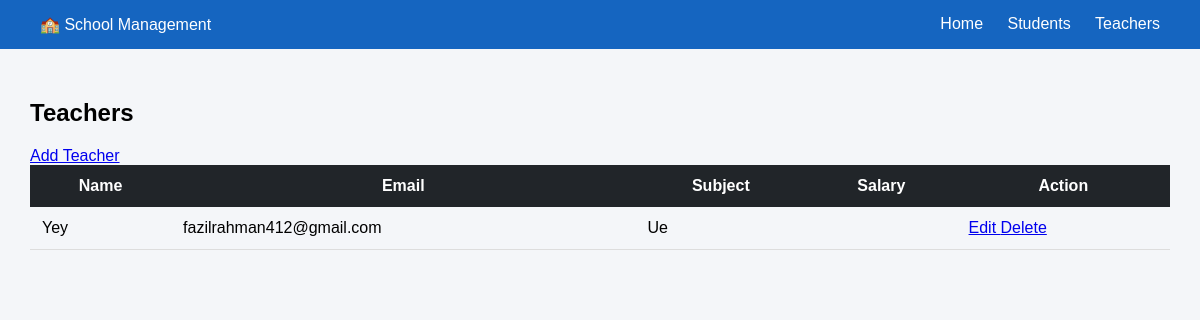
The page /teacher-list/ on the database its author committed.
### student/models.py (models this page shows, shortened)
class Teacher(models.Model):
    name = models.CharField(max_length=100)
    subject = models.CharField(max_length=100)
    email = models.EmailField()

### student/views.py (the view)
class TeacherListView(ListView):
    model = Teacher
    template_name = 'teacher_list.html'
    context_object_name = 'teachers'

### SProject/Student_App/templates/teacher_list.html
{% extends 'base.html' %}
{% block content %}
<h2>Teachers</h2>
<a href="{% url 'teacher_add' %}">
    Add Teacher
</a>
<table>
<tr>
    <th>Name</th>
    <th>Email</th>
    <th>Subject</th>
    <th>Salary</th>
    <th>Action</th>
</tr>
{% for teacher in teachers %}
<tr>
    <td>{{ teacher.name }}</td>
    <td>{{ teacher.email }}</td>
    <td>{{ teacher.subject }}</td>
    <td>{{ teacher.salary }}</td>
    <td>
        <a href="{% url 'teacher_edit' teacher.id %}">
            Edit
        </a>
        <a href="{% url 'teacher_delete' teacher.id %}">
            Delete
        </a>
    </td>
</tr>
{% endfor %}
</table>
{% endblock %}

### student/static/css/style.css (style rules this page uses)
body { margin:0;background:#f4f6f9;font-family:Arial,sans-serif; }
table { width:100%;border-collapse:collapse; }
th { background:#212529;color:white;padding:12px; }
td { padding:12px;border-bottom:1px solid #ddd; }

### rows shown on the page
Teacher: name "Yey", email "fazilrahman412@gmail.com", subject "Ue"
